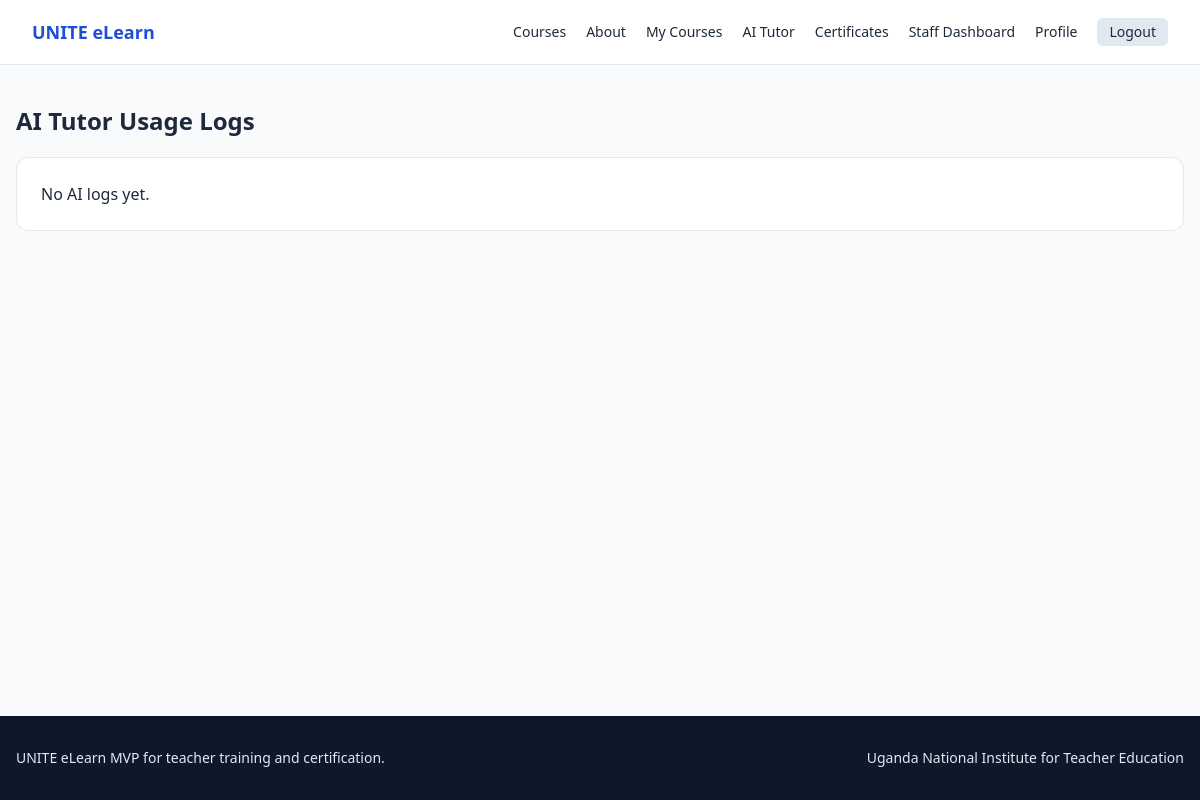
Page /dashboard/ai-logs/ (signed in) on the earlier database version.
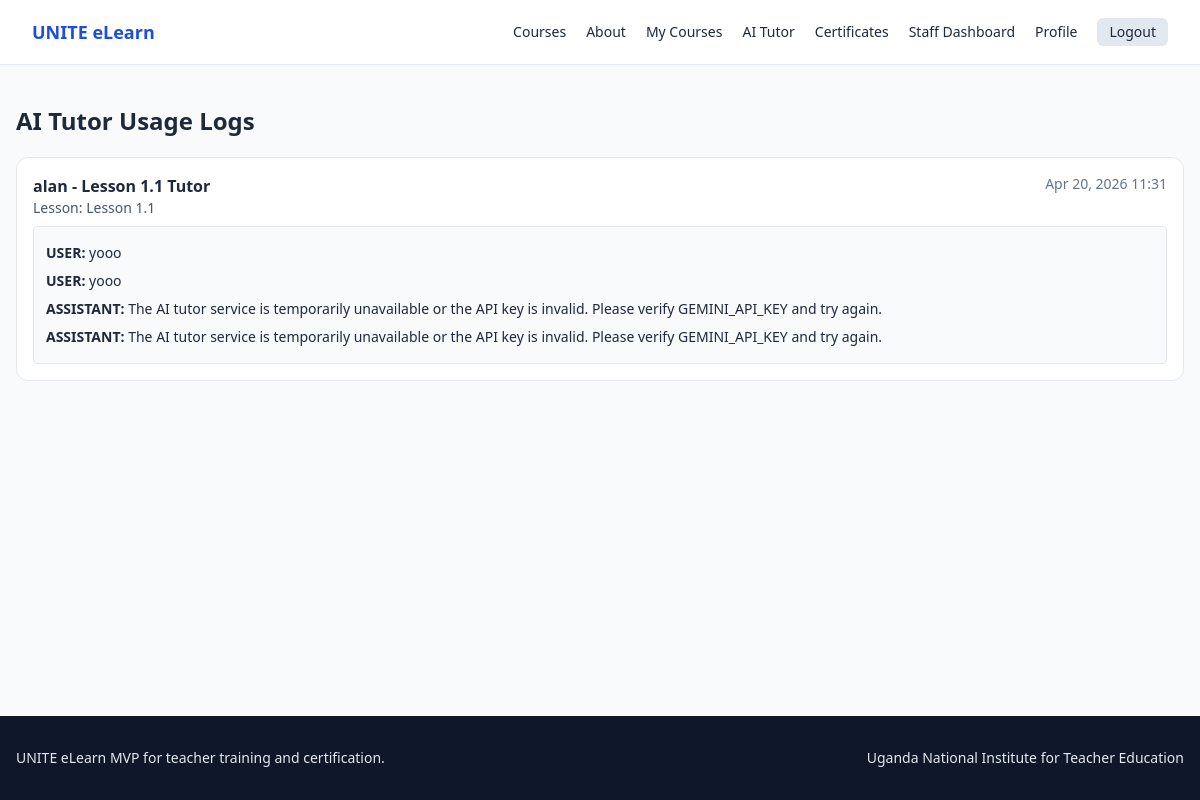
Same page on the later database version.
### ai_tutor/models.py (models this page shows, shortened)
class ChatSession(models.Model):
    user = models.ForeignKey(User, on_delete=models.CASCADE, related_name="chat_sessions")
    course = models.ForeignKey(Course, on_delete=models.SET_NULL, null=True, blank=True, related_name="chat_sessions")
    lesson = models.ForeignKey(Lesson, on_delete=models.SET_NULL, null=True, blank=True, related_name="chat_sessions")
    title = models.CharField(max_length=255, blank=True)
    created_at = models.DateTimeField(auto_now_add=True)
    updated_at = models.DateTimeField(auto_now=True)
    class Meta:
        ordering = ["-updated_at"]

class ChatMessage(models.Model):
    ROLE_USER = "user"
    ROLE_ASSISTANT = "assistant"
    ROLE_SYSTEM = "system"
    ROLE_CHOICES = [
        (ROLE_USER, "User"),
        (ROLE_ASSISTANT, "Assistant"),
        (ROLE_SYSTEM, "System"),
    ]
    session = models.ForeignKey(ChatSession, on_delete=models.CASCADE, related_name="messages")
    role = models.CharField(max_length=20, choices=ROLE_CHOICES)
    message = models.TextField()
    created_at = models.DateTimeField(auto_now_add=True)
    class Meta:
        ordering = ["created_at"]

### courses/models.py (models this page shows, shortened)
class Lesson(models.Model):
    TYPE_VIDEO = "video"
    TYPE_READING = "reading"
    TYPE_ASSIGNMENT = "assignment"
    TYPE_CHOICES = [
        (TYPE_VIDEO, "Video"),
        (TYPE_READING, "Reading"),
        (TYPE_ASSIGNMENT, "Assignment"),
    ]
    module = models.ForeignKey(Module, on_delete=models.CASCADE, related_name="lessons")
    title = models.CharField(max_length=255)
    order = models.PositiveIntegerField(default=1)
    lesson_type = models.CharField(max_length=20, choices=TYPE_CHOICES, default=TYPE_READING)
    duration_minutes = models.PositiveIntegerField(null=True, blank=True)
    content = models.TextField()
    summary = models.TextField(blank=True)
    ai_summary = models.TextField(blank=True)
    ai_keywords = models.TextField(blank=True)
    video_url = models.URLField(blank=True)
    downloadable_material_url = models.URLField(blank=True)
    class Meta:
        ordering = ["module", "order", "id"]

### dashboard/views.py (the view)
# urls.py: path("dashboard/ai-logs/", views.ai_logs_view, name="ai-logs"),
@staff_required
def ai_logs_view(request):
    sessions = ChatSession.objects.select_related("user", "course", "lesson").prefetch_related("messages")
    return render(request, "dashboard/ai_logs.html", {"sessions": sessions})

### dashboard/templates/dashboard/ai_logs.html (shortened to what this page needs)
{% extends 'base.html' %}
{% block content %}
<div class="max-w-7xl mx-auto px-4 py-10">
    <h1 class="text-2xl font-bold mb-5">AI Tutor Usage Logs</h1>
    <div class="space-y-4">
        {% for session in sessions %}
            <div class="bg-white border rounded-xl p-4">
                <div class="flex justify-between mb-2">
                    <div>
                        <p class="font-semibold">{{ session.user.username }} - {{ session.title|default:'Session' }}</p>
                        <p class="text-sm text-slate-600">{% if session.lesson %}Lesson: {{ session.lesson.title }}{% elif session.course %}Course: {{ session.course.title }}{% else %}General{% endif %}</p>
                    </div>
                    <p class="text-sm text-slate-500">{{ session.updated_at|date:"M d, Y H:i" }}</p>
                </div>
                <div class="bg-slate-50 border rounded p-3 max-h-52 overflow-y-auto text-sm">
                    {% for message in session.messages.all %}
                        <p class="py-1"><span class="font-semibold uppercase">{{ message.role }}:</span> {{ message.message|truncatechars:220 }}</p>
                    {% empty %}
                        <p class="text-slate-500">No messages in this session.</p>
                    {% endfor %}
                </div>
            </div>
        {% empty %}
            <div class="bg-white border rounded-xl p-6">No AI logs yet.</div>
        {% endfor %}
    </div>
</div>
{% endblock %}

### core/templates/base.html (shortened to what this page needs)
<!DOCTYPE html>
<html lang="en">
<head>
    <script src="https://cdn.tailwindcss.com"></script>
</head>
<body class="bg-slate-50 text-slate-800 min-h-screen flex flex-col">
    {% include 'partials/navbar.html' %}
    <main class="flex-grow">
        {% block content %}{% endblock %}
    </main>
    {% include 'partials/footer.html' %}
</body>
</html>

### core/templates/partials/navbar.html
<nav class="bg-white border-b border-slate-200 no-print">
    <div class="max-w-7xl mx-auto px-4 sm:px-6 lg:px-8">
        <div class="flex justify-between h-16 items-center">
            <a href="{% url 'core:home' %}" class="font-bold text-unite-700 text-lg">UNITE eLearn</a>
            <div class="flex items-center gap-5 text-sm">
                <a class="hover:text-unite-700" href="{% url 'courses:list' %}">Courses</a>
                <a class="hover:text-unite-700" href="{% url 'core:about' %}">About</a>
                {% if request.user.is_authenticated %}
                    <a class="hover:text-unite-700" href="{% url 'courses:my-courses' %}">My Courses</a>
                    <a class="hover:text-unite-700" href="{% url 'ai_tutor:history' %}">AI Tutor</a>
                    <a class="hover:text-unite-700" href="{% url 'certificates:my-certificates' %}">Certificates</a>
                    {% if request.user.profile.role == 'staff' %}
                        <a class="hover:text-unite-700" href="{% url 'dashboard:home' %}">Staff Dashboard</a>
                    {% endif %}
                    <a class="hover:text-unite-700" href="{% url 'accounts:profile' %}">Profile</a>
                    <a class="bg-slate-200 px-3 py-1 rounded-md" href="{% url 'accounts:logout' %}">Logout</a>
                {% else %}
                    <a class="hover:text-unite-700" href="{% url 'accounts:login' %}">Login</a>
                    <a class="bg-unite-600 text-white px-3 py-1 rounded-md" href="{% url 'accounts:register' %}">Register</a>
                {% endif %}
            </div>
        </div>
    </div>
</nav>

### core/templates/partials/footer.html
<footer class="bg-slate-900 text-slate-200 mt-16 no-print">
    <div class="max-w-7xl mx-auto px-4 py-8 text-sm flex flex-col md:flex-row md:justify-between gap-4">
        <p>UNITE eLearn MVP for teacher training and certification.</p>
        <p>Uganda National Institute for Teacher Education</p>
    </div>
</footer>

Differences in the rows shown:
added ChatSession: user.username "alan", title "Lesson 1.1 Tutor", lesson "Lesson 1.1", updated_at "Apr 20, 2026 11:31"
added ChatMessage: role "USER", message "yooo"
added ChatMessage: role "USER", message "yooo"
added ChatMessage: role "ASSISTANT", message "The AI tutor service is temporarily unavailable or the API key is invalid. Please verify GEMINI_API_KEY and try again."
added ChatMessage: role "ASSISTANT", message "The AI tutor service is temporarily unavailable or the API key is invalid. Please verify GEMINI_API_KEY and try again."
Other differences:
text no longer shown: "No AI logs yet."
